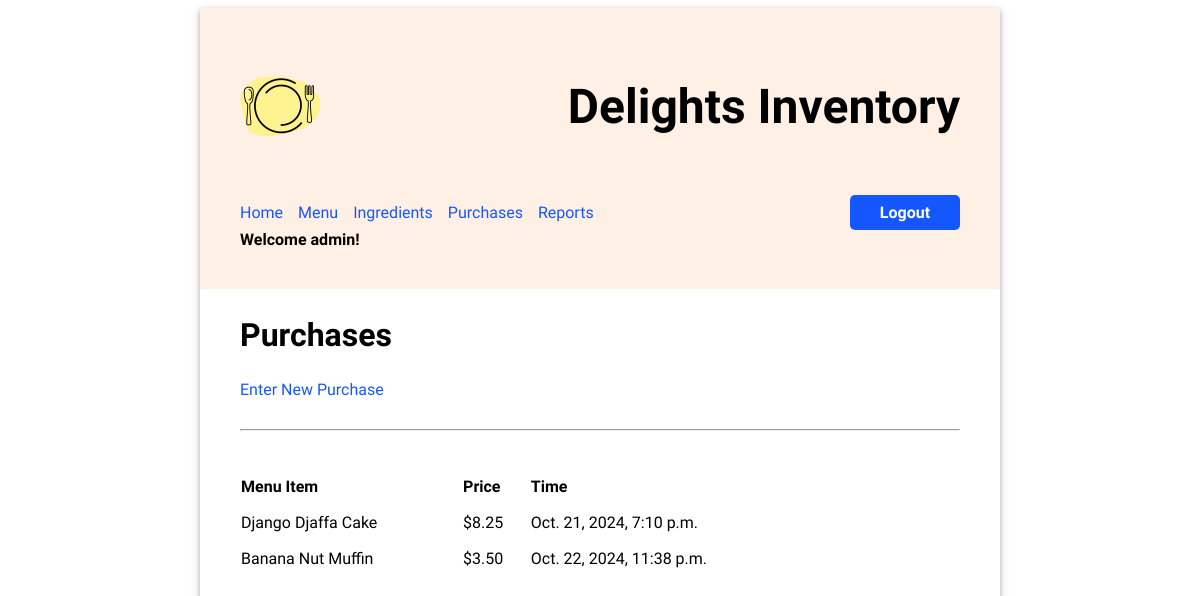
/purchases/ (signed in), run on an earlier commit of the app's database.
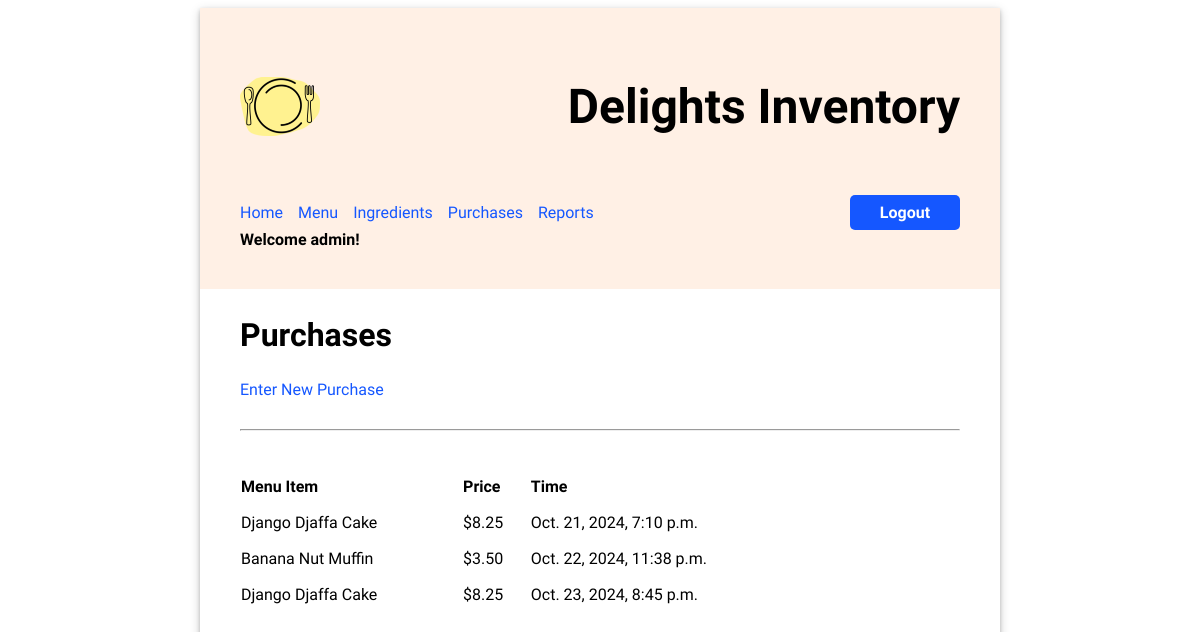
And on a later commit of the database.
### inventory/models.py (models this page shows, shortened)
class Purchase(models.Model):
    menu_item = models.ForeignKey(MenuItem, on_delete=models.CASCADE)
    timestamp = models.DateTimeField(auto_now_add=True)

class MenuItem(models.Model):
    title = models.CharField(max_length=200)
    price = models.FloatField(default=0)

### inventory/views.py (the view)
# urls.py: path('purchases/', views.PurchasesView.as_view(), name="purchases"),
class PurchasesView(LoginRequiredMixin,ListView):
    model = Purchase
    template_name = "inventory/view_purchases.html"

### inventory/templates/inventory/view_purchases.html (shortened to what this page needs)
{% extends 'base.html' %}
{% load static %}
{% block content %}
<h2>Purchases</h2>
<a href="{% url 'new_purchase' %}">Enter New Purchase</a>
<hr/>
<table class="inventory-table">
    <thead>
        <tr>
            <th>Menu Item</th>
            <th>Price</th>
            <th>Time</th>
        </tr>
    </thead>
    <tbody>
    {% for purchase in object_list %}
        <tr>
            <td>{{ purchase.menu_item.title }}</td>
            <td class="price">${{ purchase.menu_item.price|stringformat:".2f" }}</td>
            <td>{{ purchase.timestamp }}</td>
        </tr>
    {% endfor %}
    </tbody>
</table>
{% endblock %}

What changed in the data, as far as the page shows it:
added Purchase: menu_item "Django Djaffa Cake", menu_item.price "8.25", timestamp "Oct. 23, 2024, 8:45 p.m."
